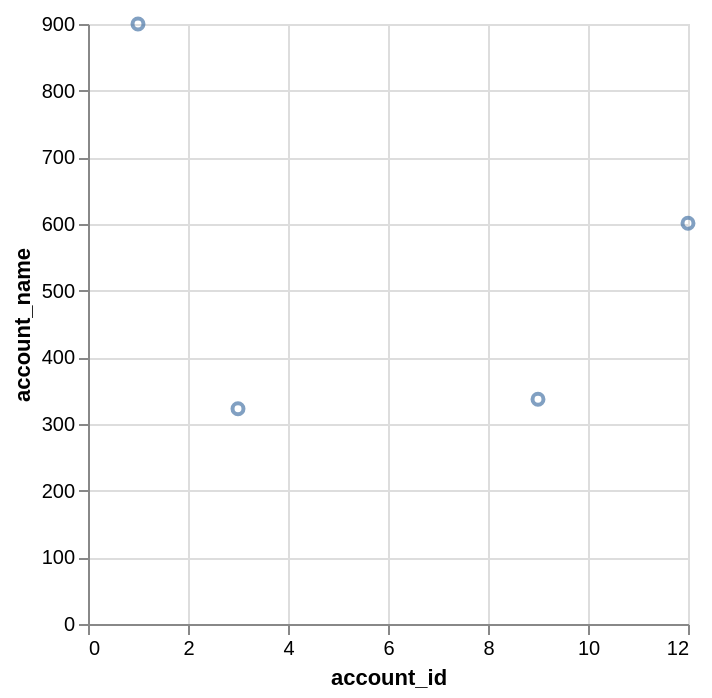

Write the Vega-Lite specification saved for this chart.
### Vega-Lite specification from a JSON file in a GitHub repository (floating-point values rounded to 4 significant figures)
{"data": {"values": [{"x_data": 1, "y_data": 900}, {"x_data": 3, "y_data": 323}, {"x_data": 9, "y_data": 337}, {"x_data": 12, "y_data": 601}]}, "mark": "point", "encoding": {"x": {"field": "x_data", "type": "quantitative", "title": "account_id"}, "y": {"field": "y_data", "type": "quantitative", "title": "account_name"}}}
